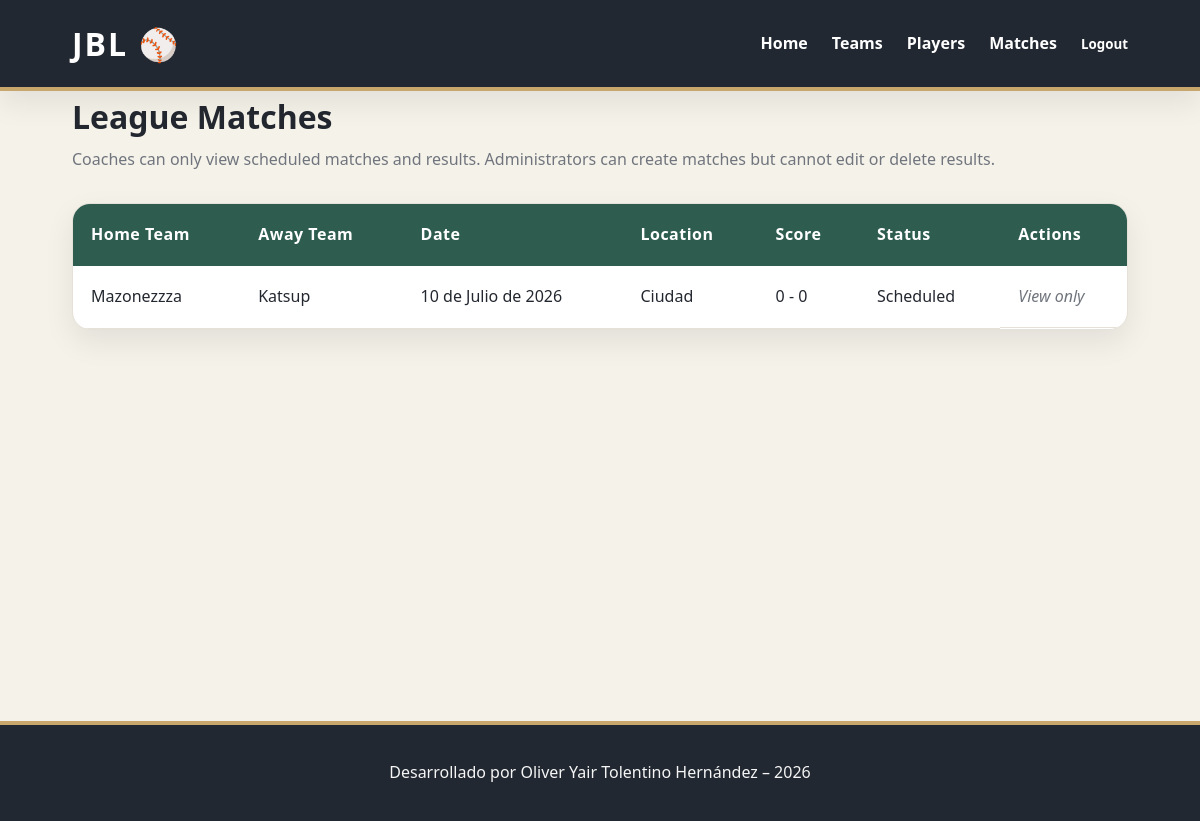
Screenshot of /league/matches/ (signed in) with the database file from the repository.
### apps/league/models.py (models this page shows, shortened)
class Match(models.Model):
    home_team = models.ForeignKey(
        Team,
        on_delete=models.CASCADE,
        related_name="home_matches"
    )
    away_team = models.ForeignKey(
        Team,
        on_delete=models.CASCADE,
        related_name="away_matches"
    )
    match_date = models.DateField()
    location = models.CharField(
        max_length=150
    )
    home_score = models.IntegerField(default=0)
    away_score = models.IntegerField(default=0)
    STATUS_CHOICES = [
        ("SCHEDULED", "Scheduled"),
        ("PLAYED", "Played"),
    ]
    status = models.CharField(
        max_length=20,
        choices=STATUS_CHOICES,
        default="SCHEDULED"
    )

class Team(models.Model):
    CATEGORY_CHOICES = [
        ("STARTER", "Starter 6-9"),
        ("JUNIOR", "Junior 10-13"),
        ("UPPER", "Upper 14-17"),
    ]
    name = models.CharField(
        max_length=100,
        unique=True
    )
    city = models.CharField(
        max_length=100
    )
    owner = models.ForeignKey(
        User,
        on_delete=models.CASCADE,
        related_name="teams",
        default=1
    )
    category = models.CharField(
        max_length=10,
        choices=CATEGORY_CHOICES,
        default="STARTER"
    )

### apps/league/views.py (the view)
# urls.py: path("matches/", views.MatchListView.as_view(), name="match_list"),
class MatchListView(LoginRequiredMixin, ListView):
    model = Match
    template_name = "league/match_list.html"
    context_object_name = "matches"
    def get_queryset(self):
        return Match.objects.select_related("home_team", "away_team").all().order_by("match_date")

### apps/league/templates/league/match_list.html (shortened to what this page needs)
{% extends "league/base.html" %}
{% block content %}
<section class="container">
  <div class="table-header">
    <div>
      <h1>League Matches</h1>
      <p class="table-subtitle">
        Coaches can only view scheduled matches and results. Administrators can create matches but cannot edit or delete results.
      </p>
    </div>
  </div>
  <div class="table-wrapper">
    <table class="styled-table">
      <thead>
        <tr>
          <th>Home Team</th>
          <th>Away Team</th>
          <th>Date</th>
          <th>Location</th>
          <th>Score</th>
          <th>Status</th>
          <th>Actions</th>
        </tr>
      </thead>
  <tbody>
    {% for match in matches %}
    <tr>
      <td>{{ match.home_team.name }}</td>
      <td>{{ match.away_team.name }}</td>
      <td>{{ match.match_date }}</td>
      <td>{{ match.location }}</td>
      <td>{{ match.home_score }} - {{ match.away_score }}</td>
      <td>{{ match.get_status_display }}</td>
      <td class="actions">
        <span class="no-action">View only</span>
      </td>
    </tr>
    {% empty %}
    <tr>
      <td colspan="7" class="empty-state">No matches registered yet.</td>
    </tr>
    {% endfor %}
  </tbody>
</table>
  </div>
</section>
{% endblock %}

### apps/league/static/league/css/style.css (style rules this page uses)
:root { --bg:#f5f2ea; --card:#ffffff; --primary:#2E5D50; --primary-dark:#21453B; --accent:#C9A66B; --danger:#9E4242; --text:#23272F; --gray:#70757D; --border:#E5E1D8; --shadow:0 12px 30px rgba(0,0,0,.08); --radius:18px; --speed:.3s; }
* { margin:0; padding:0; box-sizing:border-box; font-family:"Segoe UI",sans-serif; }
body { background:var(--bg); color:var(--text); line-height:1.6; }
.container, .cards, .dashboard-section, .public-intro, .messages-wrapper, .welcome-user { width:min(88%,1200px); margin:auto; }
.table-header { display:flex; justify-content:space-between; align-items:center; flex-wrap:wrap; gap:20px; margin-bottom:30px; }
.table-header h1 { font-size:2rem; }
.table-subtitle { color:var(--gray); margin-top:5px; }
.table-wrapper { background:var(--card); border-radius:var(--radius); overflow:auto; border:1px solid var(--border); box-shadow:var(--shadow); }
.styled-table { width:100%; min-width:900px; border-collapse:collapse; }
.styled-table th { background:var(--primary); color:#fff; padding:18px; text-align:left; font-weight:700; letter-spacing:.5px; }
.styled-table td { padding:18px; border-bottom:1px solid var(--border); }
.actions { display:flex; gap:15px; flex-wrap:wrap; align-items:center; }
.no-action { color:var(--gray); font-style:italic; }
.card, .stat-card, .table-wrapper, .form-card, .public-intro, .welcome-user { position:relative; overflow:hidden; }
.card, .stat-card, .btn, .btn-add, .table-wrapper, .form-card { animation:fadeUp .45s ease; }

### rows the page displays
Match: home_team.name "Mazonezzza", away_team.name "Katsup", match_date "10 de Julio de 2026", location "Ciudad", home_score "0", away_score "0", status "Scheduled"
